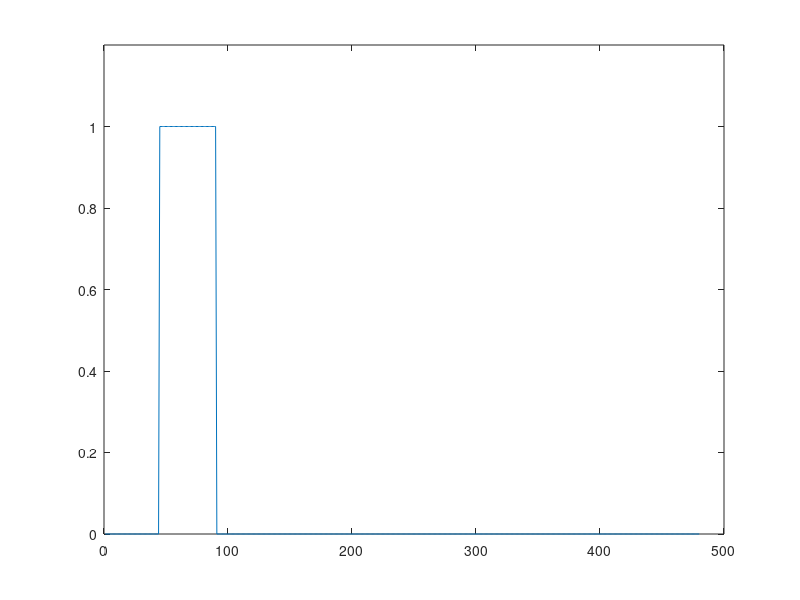

Write MATLAB code to recreate this figure. (Note: this script raises an error after producing the figure.)
%% ------ simulated TF vectors - osc vs non-osc



%%  SIMULATION
options = struct;
options.DEBUG = 1;
options.SIM_TIME = 8*60;

global START_TIME END_TIME 


START_TIME =0;
END_TIME = 480;
% % END_TIME = 900;



% names = {'nfkb_curves_TNF10ng', 'nfkb_curves_PAM3CSK100ng', 'nfkb_curves_CpG330nM',  'nfkb_curves_LPS100ng','nfkb_curves_pic50ug'};
% names = {'nfkb_curves_TNF10ng', 'nfkb_curves_PAM3CSK100ng', 'nfkb_curves_CpG330nM'};
% names = {'nfkb_curves_TNF10ng','nfkb_curves_TNF_ikbamm'};
% names = {'nfkb_oscillatory','nfkb_nonoscillatory', 'nfkb_oscillatory_hiamp', 'nfkb_nonoscillatory_hiamp'};
% names = {'nfkb_oscillatory','nfkb_nonoscillatory'};
% names = {'nfkb_oscillatory_2xtotalactivity','nfkb_persistent_2xtotalactivity'}; %use END_TIME=900 if this TF sim

output_container = zeros(17, 2);
figure;
n=1;
for j = linspace(.75, 7, 17)
    
    % Transcription factor vector
    pulse_on = j; % (hrs)
    pulse_off = .75; % (hrs)
    tf = zeros(1, END_TIME-START_TIME);
    start_idx = 60*pulse_off;
    tf(round(start_idx):round(start_idx+60*pulse_on)) = 1;
    plot(tf) 
    ylim([0 1.2]);
    hold on;
    
    m=1;
    for k = [0.1, 0.15 0.2, 0.3, 0.4, 0.5, 1.0] %linspace(0.5, 1, 2) %0.5 or 1
        disp(k);
        data_use = (tf)*8*k; %times 8 to get on the same scale as real data (max 0.25nM)

        % Starting Conditions
        initvalues = zeros(15,1);
        initvalues(1,1) = 1;    %E0
        initvalues(2,1) = 0;    %E1

        initvalues(3,1) = 0;   %E2
        initvalues(4,1) = 0;   %E3

        initvalues(5,1) = 0;   %E4
        initvalues(6,1) = 0;   %E5
        initvalues(7,1) = 0;   %E6
        initvalues(8,1) = 0;   %E7
        initvalues(9,1) = 0;   %E8
        initvalues(10,1) = 0;   %E9
        initvalues(11,1) = 0;   %E10
        initvalues(12,1) = 0;   %E11
        initvalues(13,1) = 0;   %E12
        initvalues(14,1) = 0;   %E13
        initvalues(15,1) = 0;   %E14

        tf = transpose(data_use); %cut to 8hrs
        time = linspace(START_TIME, END_TIME, length(tf));
        [tsim1, results1] = ode15s(@(t,y) chromatinOde(t, y, time,{}, tf),[START_TIME END_TIME],initvalues);

        output = transpose(interp1(tsim1,results1,START_TIME:END_TIME, 'linear'));

        %plot single simulation
%         plot(output(15,:));
%         xlim ([0 480]);
%         ylim([0 1]);
%         hold on;

    max_enhancer = max(output(15,:));
    output_container(n,m) = max_enhancer;
    m = m+1;
    end

    n=n+1;
end

%%
%plot output_container, max chromatin opening
output_container(:,m+1) = start_idx+60*linspace(.75, 7, 17);
figure;
plot(output_container(:,m+1), output_container(:,1));
hold on;
plot(output_container(:,m+1), output_container(:,2));
hold on;
plot(output_container(:,m+1), output_container(:,3));
hold on;
plot(output_container(:,m+1), output_container(:,4));
hold on;
plot(output_container(:,m+1), output_container(:,5));
hold on;
plot(output_container(:,m+1), output_container(:,6));
hold on;
plot(output_container(:,m+1), output_container(:,7));
hold off

legend('non-oscillatory amp0.1','non-oscillatory amp0.15','non-oscillatory amp0.2','non-oscillatory amp0.3','non-oscillatory amp0.4','non-oscillatory amp0.5','non-oscillatory amp1.0')
% legend('non-oscillatory amp0.5','non-oscillatory amp0.6','non-oscillatory amp0.8','non-oscillatory amp1.0','non-oscillatory amp1.2')
% legend('non-oscillatory amp0.5','non-oscillatory amp1')

%%
%plot simTFs

names = {'nfkb_oscillatory','nfkb_nonoscillatory'};
figure;
for j = 1:length(names)
    data_name = char(names(j));
    data = load(strcat('F://enhancer_dynamics/nfkb_trajectories/simTFs/',data_name,'.mat'));
    data = cell2struct(struct2cell(data), {'nfkb_curves'});
    data = (data.nfkb_curves)*1;
    
    
    plot(data);
    xlim ([0 480]);
    ylim ([0 1.2]);
    hold on;
    
end